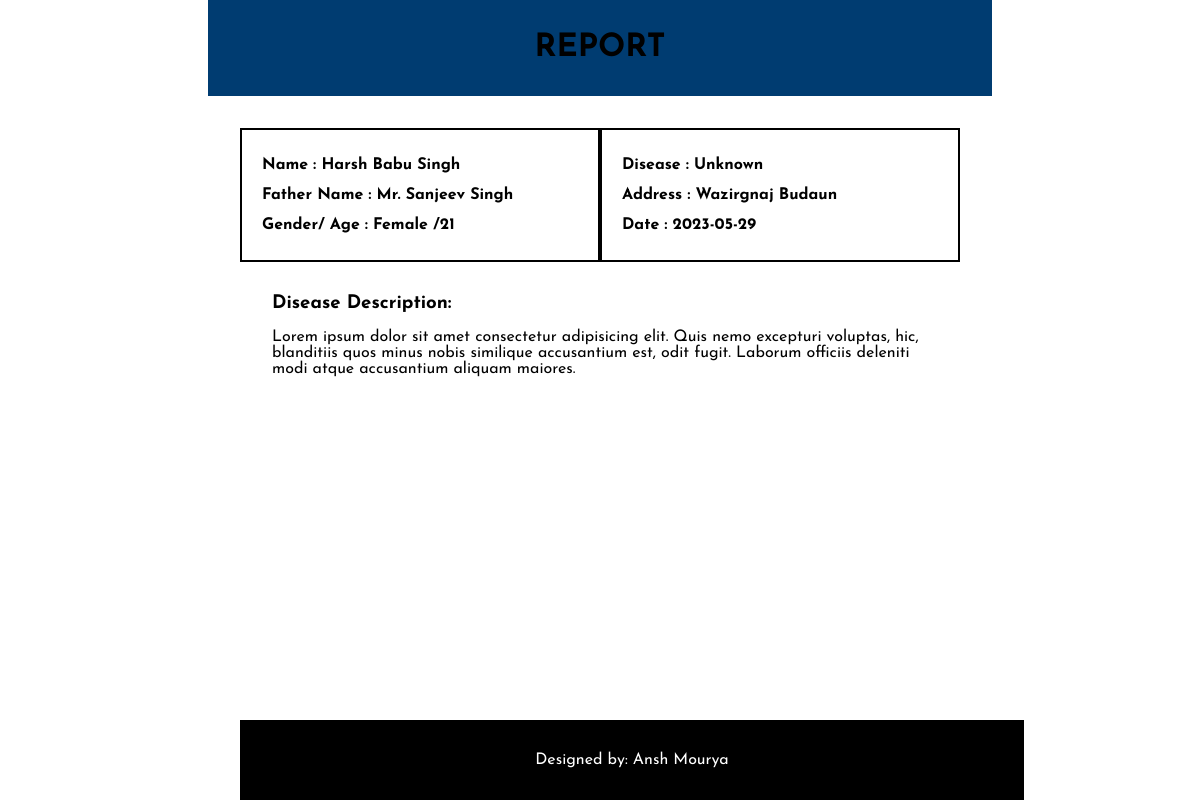
/Report.php?id=2, run on the app's committed database.
### tables this page shows
CREATE TABLE `record` (
  `id` int(11) NOT NULL,
  `Name` text NOT NULL,
  `FatherName` text NOT NULL,
  `Gender` enum('Male','Female','Transgender') NOT NULL,
  `Age` int(11) NOT NULL,
  `Address` text NOT NULL,
  `Disease` text NOT NULL,
  `Description` text NOT NULL,
  `Doctor` text NOT NULL,
  `Time` date NOT NULL DEFAULT current_timestamp()
);

### Report.php (the view, shortened to what this page needs)
<?php
require_once "config.php";
$id = $_GET['id'];
$sql="SELECT * FROM record WHERE id='$id'";
$query=mysqli_query($conn, $sql);
?>
<!DOCTYPE html>
<html lang="en">
<head>
    <link rel="stylesheet" href="style.css">
</head>
<body>
<h1 class="container center_text padding bg">REPORT</h1>
    <div class="report container padding">
        <div class="upper">
            <div class="right border">
                <?php
                while($result = mysqli_fetch_array($query)){
                ?>
                    <h4>Name : <?php echo $result['Name'] ?></h4>
                    <h4>Father Name : <?php echo $result['FatherName'] ?></h4>
                    <h4>Gender/ Age : <?php echo $result['Gender']." /".$result['Age'] ?></h4>
            </div>
            <div class="left border">
                    <h4>Disease : <?php echo $result['Disease'] ?></h4>
                    <h4>Address : <?php echo $result['Address'] ?></h4>
                    <h4>Date : <?php echo $result['Time']?></h4>
            </div>
        </div>
        <div class="lower padding">
                <h3>Disease Description: </h3>
                <br>
                <p><?php echo $result['Description'] ?></p>
        </div>
        <?php
            }
        ?>
        <footer class="container padding center_text">
            Designed by: Ansh Mourya
        </footer>
    </div>
</body>
</html>

### style.css (style rules this page uses)
* { margin: 0; padding: 0; }
body { font-family: 'Josefin Sans', sans-serif; }
.container { width: 60%; margin: auto; }
.padding { padding: 2rem; }
.bg { background-color: rgb(0, 60, 113); }
.center_text { text-align: center; }
.border { border: 2px solid black; }
.upper { display: flex; line-height: 30px; }
.right, .left { width: 100%; padding: 20px; }
footer { bottom: 0; position: fixed; background: black; color: white; text-align: center; width: 60%; }

### data on the page
record: Name "Harsh Babu Singh", FatherName "Mr. Sanjeev Singh", Gender "Female", Age "21", Disease "Unknown", Address "Wazirgnaj Budaun", Time "2023-05-29", Description "Lorem ipsum dolor sit amet consectetur adipisicing elit. Quis nemo excepturi voluptas, hic, blanditiis quos minus nobis similique accusantium est, odit fugit. Laborum officiis deleniti modi atque accusantium aliquam maiores."
